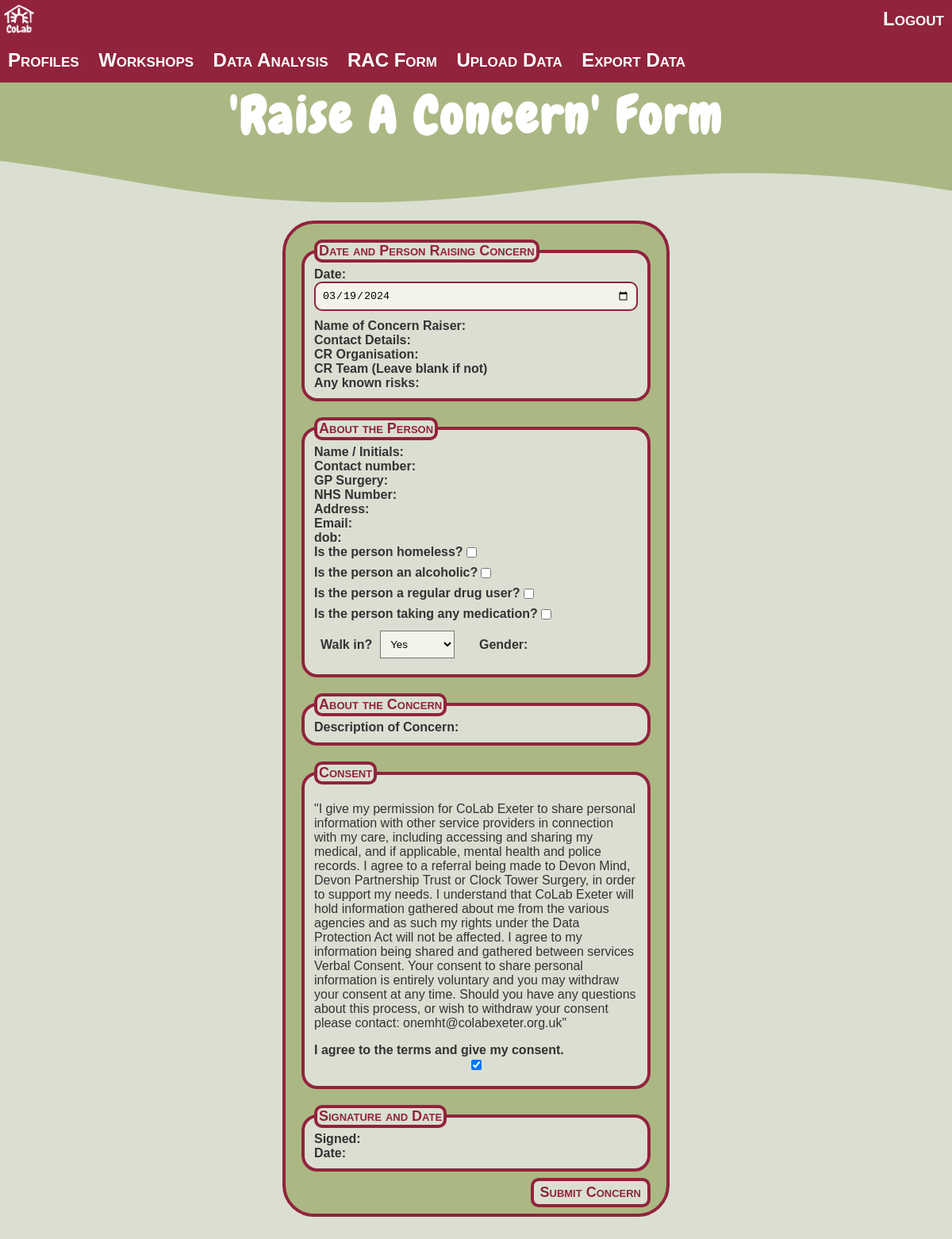
The page /edit-profile/385 (signed in) on the database its author committed.
### base/models.py (models this page shows, shortened)
class Profile(models.Model):
    updated = models.DateTimeField(auto_now=True)
    created = models.DateTimeField(auto_now_add=True)
    RACdate = models.DateField(null=True,blank=True)
    cr_name = encrypt(models.CharField(max_length=50,null=True,blank=True))
    cr_contact = encrypt(models.CharField(max_length=100,null=True,blank=True))
    cr_org = encrypt(models.CharField(max_length=100,null=True,blank=True))
    cr_team = encrypt(models.CharField(max_length=50,null=True,blank=True))
    cr_risk = encrypt(models.CharField(max_length=500,null=True,blank=True))
    person_name = encrypt(models.CharField(max_length=100))
    person_contact = encrypt(models.CharField(max_length=100,null=True,blank=True))
    gp_surgery = encrypt(models.CharField(max_length=100,null=True,blank=True))
    nhs_number = encrypt(models.CharField(max_length=100,null=True,blank=True))
    address = encrypt(models.CharField(max_length=100,null=True,blank=True))
    walk_in = models.BooleanField(null=True,blank=True)
    email = encrypt(models.EmailField(max_length=100,null=True,blank=True))
    dob = encrypt(models.CharField(max_length=100, null=True,blank=True))
    gender = encrypt(models.CharField(max_length=1,null=True,blank=True))
    concern_description = encrypt(models.CharField(max_length=500,null=True,blank=True))
    is_homeless = models.BooleanField(default=False)
    is_alcoholic = models.BooleanField(default=False)
    using_drugs = models.BooleanField(default=False)
    taking_medication = models.BooleanField(default=False)
    consent_to_share = models.BooleanField()
    signature = encrypt(models.CharField(max_length=100,null=True,blank=True))
    signature_date = encrypt(models.CharField(max_length=100,null=True,blank=True))
    referredTo = encrypt(models.CharField(max_length=100,choices=reffer_choices,null=True,blank=True))
    referredToMore = encrypt(models.CharField(max_length=200,null=True,blank=True))
    support_needed = encrypt(models.CharField(max_length=500, null=True, blank=True))
    support_accessed = encrypt(models.CharField(max_length=500, null=True, blank=True))
    initialDecision = encrypt(models.CharField(max_length=500, null=True, blank=True))
    personal_plan = encrypt(models.CharField(max_length=500, null=True, blank=True))
    likes = MultiSelectField(choices = like_choices,max_choices=5, max_length=200,blank=True)
    dislikes = MultiSelectField(choices = dislike_choices,max_choices=5, max_length=200,blank=True)
    concern_level = models.CharField(max_length=20,null=True,blank=True,choices=concern_levels)

### base/views.py (the view)
# urls.py: path('edit-profile/<str:pk>', views.editProfile,name="edit-profile"),
@login_required(login_url='/login')
def editProfile(request,pk):
    profile = Profile.objects.get(id=pk)
    form = EditConcernForm(instance=profile)
    if request.method == "POST":
        form = EditConcernForm(request.POST,instance=profile)
        if form.is_valid():
            form.save()
            return redirect("home")
    context = {'profile':profile,'form':form}
    return render(request,'rac/rac.html',context)

### rac/forms.py
class EditConcernForm(ModelForm):
    class Meta:
        model = Profile
        fields = ['RACdate','cr_name','cr_contact','cr_org','cr_team','cr_risk','person_name','person_contact','gp_surgery','nhs_number',
                  'address','walk_in','email','dob','gender','is_homeless','is_alcoholic','using_drugs','taking_medication','concern_description','consent_to_share','signature',
                  'signature','signature_date']
        widgets = {'address':forms.Textarea,
                   'cr_risk':forms.Textarea,
                   'dob':forms.DateInput(attrs={'type': 'date'}),
                   'concern_description':forms.Textarea,
                   'RACdate':forms.DateInput(attrs={'type': 'date'}),
                   'signature_date':forms.DateInput(attrs={'type': 'date'}),
                   'gender':forms.RadioSelect(choices=GENDER_CHOICES),
                   }

### rac/templates/rac/rac.html (shortened to what this page needs)
{% extends 'main.html' %}
{% load static %}
{% block additional_css %}
    <link rel="stylesheet" href="{% static '/css/rac.css' %}">
{% endblock %}
{% block content %}
<div class="title">
    <h1>'Raise A Concern' Form</h1>
</div>
<div class="wave">
</div>
<div class="container">
    <div class="main-body">
        <form method="post">
            <fieldset>
                <legend>Date and Person Raising Concern</legend>
                <label for="{{ form.date.id_for_label }}">
                    Date:
                </label>
                <div class="date">
                    {{ form.RACdate }}
                </div>
                <label for="{{ form.cr_name.id_for_label }}">
                    Name of Concern Raiser:
                </label>
                <label for="{{ form.cr_contact.id_for_label }}">
                    Contact Details:
                </label>
                <label for="{{ form.cr_org.id_for_label }}">
                    CR Organisation:
                </label>
                <label for="{{ form.cr_team.id_for_label }}">
                    CR Team (Leave blank if not)
                </label>
                <label for="{{ form.cr_risk.id_for_label }}">
                    Any known risks:
                </label>
            </fieldset>
            <fieldset>
                <legend>About the Person</legend>
                <label for="{{ form.person_name.id_for_label }}">
                    Name / Initials:
                </label>
                <label for="{{ form.person_contact.id_for_label }}">
                    Contact number:
                </label>
                <label for="{{ form.gp_surgery.id_for_label }}">
                    GP Surgery:
                </label>
                <label for="{{ form.nhs_number.id_for_label }}">
                    NHS Number:
                </label>
                <label for="{{ form.address.id_for_label }}">
                    Address:
                </label>
                <label for="{{ form.email.id_for_label }}">
                    Email:
                </label>
                <label for="{{ form.dob.id_for_label }}">
                    dob:
                </label>
                <div class="check-box-bar">
                    <label for="{{ form.is_homeless.id_for_label }}" class="question">
                        Is the person homeless?
                    </label>
                    <div class="check-box">
                        {{ form.is_homeless}}
                    </div>
                </div>
                <div class="check-box-bar">
                    <label for="{{ form.is_alcoholic.id_for_label }}" class="question">
                        Is the person an alcoholic?
                    </label>
                    <div class="check-box">
                        {{ form.is_alcoholic}}
                    </div>
                </div>
                <div class="check-box-bar">
                    <label for="{{ form.using_drugs.id_for_label }}" class="question">
                        Is the person a regular drug user?
                    </label>
                    <div class="check-box">
                        {{ form.using_drugs}}
                    </div>
                </div>
                <div class="check-box-bar">
                    <label for="{{ form.taking_medication.id_for_label }}" class="question">
                        Is the person taking any medication?
                    </label>
                    <div class="check-box">
                        {{ form.taking_medication}}
                    </div>
                </div>
                <div class="check-boxes">
                    <div class="check-box-container walk-in">
                        <label for="{{ form.walk_in.id_for_label }}">
                            Walk in?
                        </label>
                        <div class="dropdown">
                            {{ form.walk_in }}
                        </div>
                    </div>
                    <div class="check-box-container">
                        <label for="{{ form.gender.id_for_label }}">
                            Gender:
                        </label>
                    </div>
                </div>
            </fieldset>
            <fieldset>
                <legend>About the Concern</legend>
                <label for="{{ form.concern_description.id_for_label }}">
                    Description of Concern:
                </label>
            </fieldset>
            <fieldset>
                <legend>Consent</legend>
                <p>
                    "I give my permission for CoLab Exeter to share personal information with other service providers in connection with my care, including accessing and sharing my medical, and if applicable, mental health and police records.
                    I agree to a referral being made to Devon Mind, Devon Partnership Trust or Clock Tower Surgery, in order to support my needs.
                    I understand that CoLab Exeter will hold information gathered about me from the various agencies and as such my rights under the Data Protection Act will not be affected.
                    I agree to my information being shared and gathered between services Verbal Consent.
                    Your consent to share personal information is entirely voluntary and you may withdraw your consent at any time.
                    Should you have any questions about this process, or wish to withdraw your consent please contact: onemht@colabexeter.org.uk"
                </p>
                <label for="{{ form.consent_to_share.id_for_label }}">
                    I agree to the terms and give my consent.
                </label>
                <div class="check-box">
                    {{ form.consent_to_share}}
                </div>
            </fieldset>
            <fieldset>
                <legend>Signature and Date</legend>
                <label for="{{ form.signature.id_for_label }}">
                    Signed:
                </label>
                <label for="{{ form.signature_date.id_for_label }}">
                    Date:
                </label>
            </fieldset>
            <button type="submit" class="submit">Submit Concern</button>
        </form>
    </div>
</div>
{% endblock %}

### base/static/css/main.css (style rules this page uses)
body { font-family: 'Arial', sans-serif; background-color: #DBDFD2; color: #333; margin: 0; padding: 0; box-sizing: border-box; }

### base/static/css/rac.css (style rules this page uses)
h1 { font-family: 'Chewy-Regular', sans-serif; font-size: 64px; letter-spacing: 0.05em; margin: 0; padding: 0; }
.title { width: 100%; text-align: center; margin: 0; padding: 0; background-color: #ABB883; color: #fff; position: relative; }
.wave { position: absolute; width: 100%; overflow: hidden; line-height: 0; transform: rotate(180deg); }
.wave svg { position: relative; display: block; width: calc(121% + 1.3px); height: 68px; }
.container { display: flex; justify-content: center; position: relative; }
.main-body { margin-top: 90px; width: 40%; background-color: #ABB883; border: #91233C 4px solid; border-radius: 40px; display:block; flex-direction: column; align-items: center; justify-content: center; margin-bottom: 40px; }
fieldset { margin: 20px; border: #91233C 4px solid; border-radius: 20px; background-color: #DBDFD2; }
legend { border: #91233C 4px solid; border-radius: 10px; background-color: #DBDFD2; font-family: Arial, Helvetica, sans-serif; font-size: 18px; background-color: #DBDFD2; color: #91233C; font-weight: 700; text-decoration: none solid rgb(68, 68, 68); font-variant: small-caps; }
label { margin-bottom: 5px; font-weight: bold; }
input, select, textarea { width: 100%; padding: 8px; box-sizing: border-box; margin-bottom: 10px; background-color: #f2f4ea; }
.txt-box input , .big-txt-box textarea, .date input { border: #91233C 2px solid; border-radius: 10px; }
.check-boxes { display: flex; justify-content: space-between; align-items: center; }
.check-box-container { flex: 1; display: flex; align-items: center; }
.walk-in { margin-left: 8px; }
.submit { font-family: Arial, Helvetica, sans-serif; font-size: 18px; background-color: #DBDFD2; color: #91233C; font-weight: 700; text-decoration: none solid rgb(68, 68, 68); font-variant: small-caps; width: fit-content; padding: 4px 8px 4px 8px; border: #91233C 4px solid; border-radius: 10px; float: right; margin-top: -12px; margin-bottom: 8px; margin-right: 20px; }
.check-box-bar { display: flex; }
.question { width: fit-content; }
.check-box { display: flex; flex-direction: row; }
.dropdown { margin-left: 10px; margin-top: 4px; background-color: #DBDFD2; color: #000; font-weight: 700; text-decoration: none solid rgb(68, 68, 68); }

### rows shown on the page
Profile: RACdate "03/19/2024", walk_in "Yes", consent_to_share "☑"
